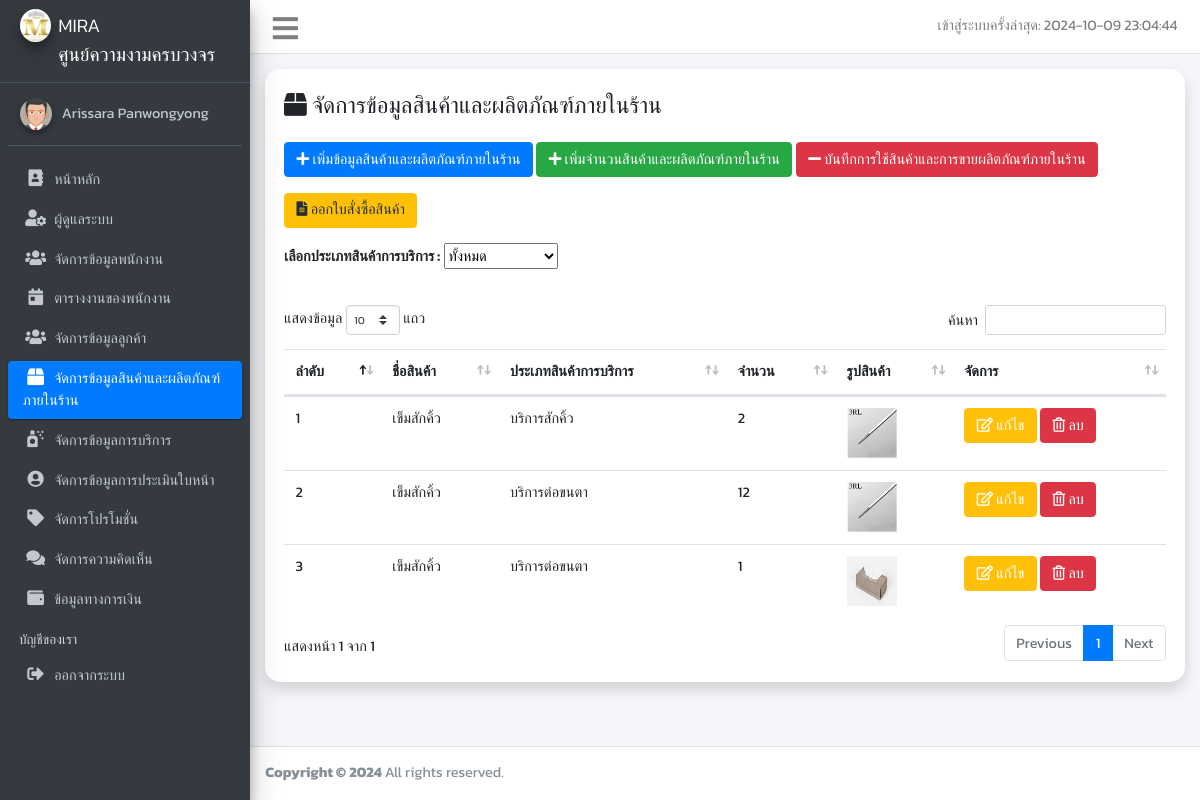
Screenshot of /pages/stock/index.php (signed in) with the database file from the repository.
### tables this page shows
CREATE TABLE `stock` (
  `stock_id` int(5) UNSIGNED ZEROFILL NOT NULL,
  `stock_name` varchar(100) NOT NULL,
  `service_type_id` int(5) UNSIGNED ZEROFILL NOT NULL,
  `amount` int(100) NOT NULL,
  `image` varchar(200) NOT NULL
);

CREATE TABLE `service_type` (
  `service_type_id` int(5) NOT NULL COMMENT 'รหัสประเภทการบริการ',
  `service_type_name` varchar(100) NOT NULL COMMENT 'ชื่อประเภทการบริการ'
);

### pages/stock/index.php (the view, shortened to what this page needs)
<?php
require_once('../authen.php');
try {
    $sql = "SELECT stock.stock_id, stock.stock_name, stock.service_type_id, stock.amount, stock.image, service_type.service_type_name
            FROM stock
            JOIN service_type ON stock.service_type_id = service_type.service_type_id";
    $stmt = $conn->query($sql);
    $stocks = $stmt->fetchAll(PDO::FETCH_ASSOC);
} catch (PDOException $e) {
    echo "Error: " . $e->getMessage();
}
?>
<!DOCTYPE html>
<html lang="en">
<head>
    <link rel="stylesheet" href="../../plugins/fontawesome-free/css/all.min.css">
    <link rel="stylesheet" href="../../plugins/sweetalert2-theme-bootstrap-4/bootstrap-4.min.css">
    <link rel="stylesheet" href="../../plugins/bootstrap-toggle/bootstrap-toggle.min.css">
    <link rel="stylesheet" href="../../plugins/toastr/toastr.min.css">
    <link rel="stylesheet" href="../../assets/css/adminlte.min.css">
    <link rel="stylesheet" href="../../assets/css/style.css">
    <link rel="stylesheet" href="../../plugins/datatables-bs4/css/dataTables.bootstrap4.min.css">
    <link rel="stylesheet" href="../../plugins/datatables-responsive/css/responsive.bootstrap4.min.css">
</head>
<body class="hold-transition sidebar-mini">
    <div class="wrapper">
        <?php include_once('../includes/sidebar.php') ?>
        <div class="content-wrapper pt-3">
            <div class="content">
                <div class="container-fluid">
                    <div class="row">
                        <div class="col-12">
                            <div class="card shadow">
                                <div class="card-header border-0 pt-4">
                                    <h4>
                                        <i class="fas fa-box"></i>
                                        จัดการข้อมูลสินค้าและผลิตภัณฑ์ภายในร้าน
                                    </h4>
                                    <a href="add_stock.php" class="btn btn-primary mt-3">
                                        <i class="fas fa-plus"></i>
                                        เพิ่มข้อมูลสินค้าและผลิตภัณฑ์ภายในร้าน
                                    </a>
                                    <a href="manage_add_stock.php" class="btn btn-success mt-3">
                                        <i class="fas fa-plus"></i>
                                        เพิ่มจำนวนสินค้าและผลิตภัณฑ์ภายในร้าน
                                    </a>
                                    <a href="manage_use_stock.php" class="btn btn-danger mt-3">
                                        <i class="fas fa-minus"></i>
                                        บันทึกการใช้สินค้าและการขายผลิตภัณฑ์ภายในร้าน
                                    </a>
                                    <a href="order_stock.php" class="btn btn-warning mt-3">
                                        <i class="fas fa-file-alt"></i> ออกใบสั่งซื้อสินค้า
                                    </a>
                                    <form method="GET" class="mt-3">
                                        <label for="service_type_id">เลือกประเภทสินค้าการบริการ : </label>
                                        <select name="service_type_id" id="service_type_id"
                                            onchange="this.form.submit()">
                                            <option value="">ทั้งหมด</option>
                                        </select>
                                    </form>
                                </div>
                                <div class="card-body">
                                    <table id="logs" class="table table-hover" width="100%">
                                        <thead>
                                            <tr>
                                                <th>ลำดับ</th>
                                                <th>ชื่อสินค้า</th>
                                                <th>ประเภทสินค้าการบริการ</th>
                                                <th>จำนวน</th>
                                                <th>รูปสินค้า</th>
                                                <th>จัดการ</th>
                                            </tr>
                                        </thead>
                                        <tbody>
                                            <?php
                                            $num = 0;
                                            $filteredStocks = isset($_GET['service_type_id']) && $_GET['service_type_id'] != ''
                                                ? array_filter($stocks, function ($stock) {
                                                    return $stock['service_type_id'] == $_GET['service_type_id'];
                                                })
                                                : $stocks;
                                            foreach ($filteredStocks as $stock):
                                                $num++;
                                                ?>
                                                <tr>
                                                    <td><?php echo $num; ?></td>
                                                    <td><?php echo htmlspecialchars($stock['stock_name']); ?></td>
                                                    <td><?php echo htmlspecialchars($stock['service_type_name']); ?></td>
                                                    <td><?php echo htmlspecialchars($stock['amount']); ?></td>
                                                    <td><img src="../stock/image/<?php echo htmlspecialchars($stock['image']); ?>"
                                                            alt="Stock Image" style="width: 50px; height: 50px;"></td>
                                                    <td>
                                                        <a href="edit_stock.php?id=<?php echo $stock['stock_id']; ?>"
                                                            type="button" class="btn btn-warning text-white">
                                                            <i class="far fa-edit"></i> แก้ไข
                                                        </a>
                                                        <button type='button' class='btn btn-danger delete-btn'
                                                            data-id='<?php echo $stock['stock_id']; ?>'>
                                                            <i class='far fa-trash-alt'></i> ลบ
                                                        </button>
                                                    </td>
                                                </tr>
                                            <?php endforeach; ?>
                                        </tbody>
                                    </table>
                                </div>
                            </div>
                        </div>
                    </div>
                </div>
            </div>
        </div>
        <?php include_once('../includes/footer.php') ?>
    </div>
</body>
</html>

### assets/css/style.css (style rules this page uses)
body, html { height: 100%; font-family: 'Kanit', cursive !important; font-size: 0.95rem !important; }
.btn { font-size: inherit !important; }
.card, .small-box, .small-box-footer { border-radius: 15px !important; }

### rows the page displays
stock: stock_name "เข็มสักคิ้ว", service_type.service_type_name "บริการสักคิ้ว", amount "2", image (picture)
stock: stock_name "เข็มสักคิ้ว", service_type.service_type_name "บริการต่อขนตา", amount "12", image (picture)
stock: stock_name "เข็มสักคิ้ว", service_type.service_type_name "บริการต่อขนตา", amount "1", image (picture)

### other values shown
$_SESSION['AD_LOGIN'] "2024-10-09 23:04:44"
$_SESSION['AD_FIRSTNAME'] "Arissara"
$_SESSION['AD_LASTNAME'] "Panwongyong"
